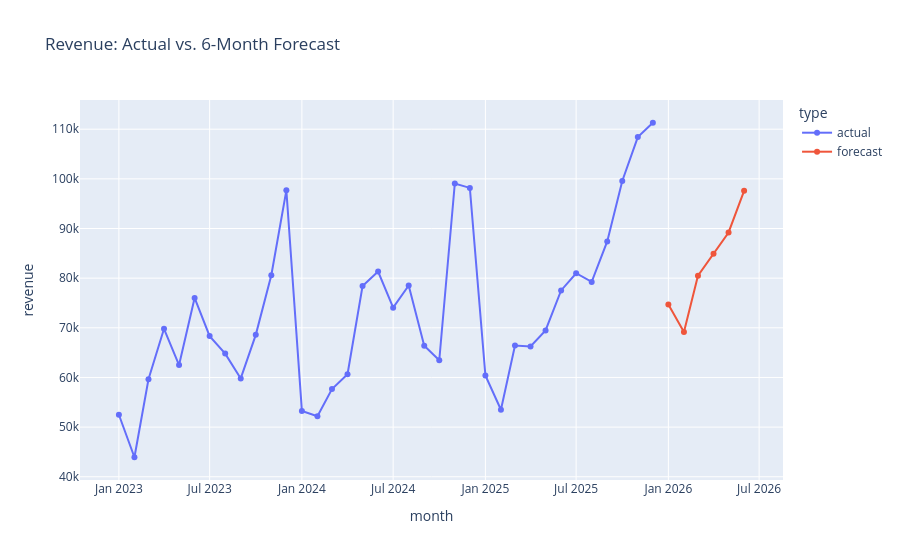

This figure's notebook cell:
### Code cell
forecast_df = pd.read_csv(PROJECT_ROOT / "data" / "processed" / "revenue_forecast.csv", parse_dates=["month"])

fig = px.line(forecast_df, x="month", y="revenue", color="type", markers=True,
              title="Revenue: Actual vs. 6-Month Forecast")
fig.show()

### Figure 1 — Plotly figure (JSON) as saved in the notebook; plotly's stock layout.template omitted (floating-point values rounded to 4 significant figures)
{"data": [{"hovertemplate": "type=actual<br>month=%{x}<br>revenue=%{y}<extra></extra>", "legendgroup": "actual", "line": {"color": "#636efa", "dash": "solid"}, "marker": {"symbol": "circle"}, "mode": "lines+markers", "name": "actual", "orientation": "v", "showlegend": true, "type": "scatter", "x": ["2023-01-01T00:00:00.000000", "2023-02-01T00:00:00.000000", "2023-03-01T00:00:00.000000", "2023-04-01T00:00:00.000000", "2023-05-01T00:00:00.000000", "2023-06-01T00:00:00.000000", "2023-07-01T00:00:00.000000", "2023-08-01T00:00:00.000000", "2023-09-01T00:00:00.000000", "2023-10-01T00:00:00.000000", "2023-11-01T00:00:00.000000", "2023-12-01T00:00:00.000000", "2024-01-01T00:00:00.000000", "2024-02-01T00:00:00.000000", "2024-03-01T00:00:00.000000", "2024-04-01T00:00:00.000000", "2024-05-01T00:00:00.000000", "2024-06-01T00:00:00.000000", "2024-07-01T00:00:00.000000", "2024-08-01T00:00:00.000000", "2024-09-01T00:00:00.000000", "2024-10-01T00:00:00.000000", "2024-11-01T00:00:00.000000", "2024-12-01T00:00:00.000000", "2025-01-01T00:00:00.000000", "2025-02-01T00:00:00.000000", "2025-03-01T00:00:00.000000", "2025-04-01T00:00:00.000000", "2025-05-01T00:00:00.000000", "2025-06-01T00:00:00.000000", "2025-07-01T00:00:00.000000", "2025-08-01T00:00:00.000000", "2025-09-01T00:00:00.000000", "2025-10-01T00:00:00.000000", "2025-11-01T00:00:00.000000", "2025-12-01T00:00:00.000000"], "xaxis": "x", "y": [52500.0, 43930.0, 59630.0, 69810.0, 62500.0, 76020.0, 68330.0, 64800.0, 59800.0, 68580.0, 80600.0, 97690.0, 53260.0, 52200.0, 57660.0, 60650.0, 78410.0, 81340.0, 74060.0, 78530.0, 66390.0, 63460.0, 99070.0, 98180.0, 60420.0, 53500.0, 66420.0, 66240.0, 69470.0, 77530.0, 80990.0, 79250.0, 87390.0, 99560.0, 108400.0, 111300.0], "yaxis": "y"}, {"hovertemplate": "type=forecast<br>month=%{x}<br>revenue=%{y}<extra></extra>", "legendgroup": "forecast", "line": {"color": "#EF553B", "dash": "solid"}, "marker": {"symbol": "circle"}, "mode": "lines+markers", "name": "forecast", "orientation": "v", "showlegend": true, "type": "scatter", "x": ["2026-01-01T00:00:00.000000", "2026-02-01T00:00:00.000000", "2026-03-01T00:00:00.000000", "2026-04-01T00:00:00.000000", "2026-05-01T00:00:00.000000", "2026-06-01T00:00:00.000000"], "xaxis": "x", "y": [74690.0, 69140.0, 80500.0, 84920.0, 89200.0, 97580.0], "yaxis": "y"}], "layout": {"legend": {"title": {"text": "type"}, "tracegroupgap": 0}, "title": {"text": "Revenue: Actual vs. 6-Month Forecast"}, "xaxis": {"anchor": "y", "domain": [0.0, 1.0], "title": {"text": "month"}}, "yaxis": {"anchor": "x", "domain": [0.0, 1.0], "title": {"text": "revenue"}}}}
